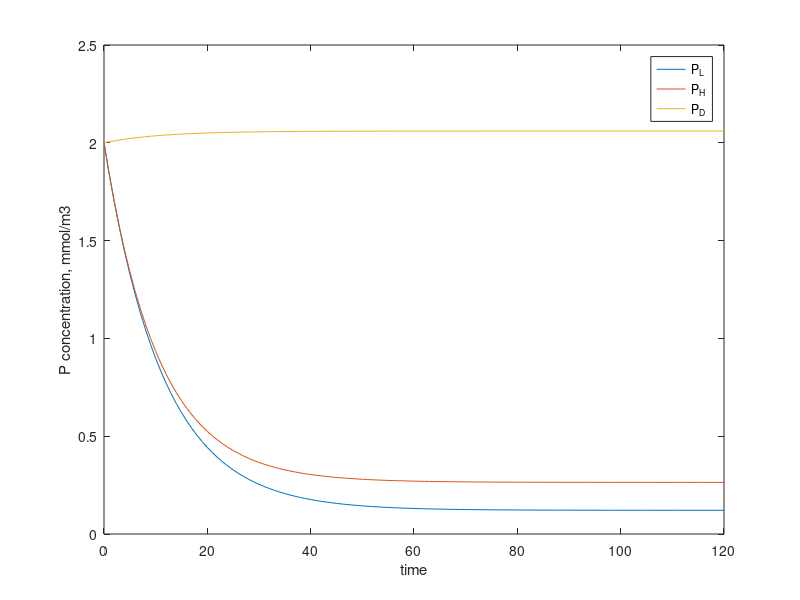

The MATLAB source for this figure:
%% week13 exercise

close all
clear all

% 1. set parameters (from text)
VL = 3e16; 
VH = 1.6e16;
VD = 1.4e18;
C = 6e7;
M = 8e7;
lambda = 3.2e-8;

% parameter normalized by volume
cL = C/VL;
cH = C/VH;
cD = C/VD;
mH = M/VH;
mD = M/VD;

% time axis : dt = 1 month
dt = 60*60*24*30; 
time = 0:120;     % 10 year time series
N=length(time);
P=zeros(3,N);     % initialize P array
P(:,1) = [2; 2; 2]; % mmolP/m3

% 2. time step loop
% model matrix T
T = [-(cL+lambda) 0 cL; cH -(cH+mH+lambda) mH; ... 
    lambda*VL/VD cD+mD+lambda*VH/VD -(cD+mD)];
for n=2:N
    P(:,n)=expm(T*time(n)*dt)*P(:,1);
end
    
% 3. visualization
figure(1);
p=plot(time,P);
xlabel('time');
ylabel('P concentration, mmol/m3');
legend(p,{'P_L' 'P_H' 'P_D'});
